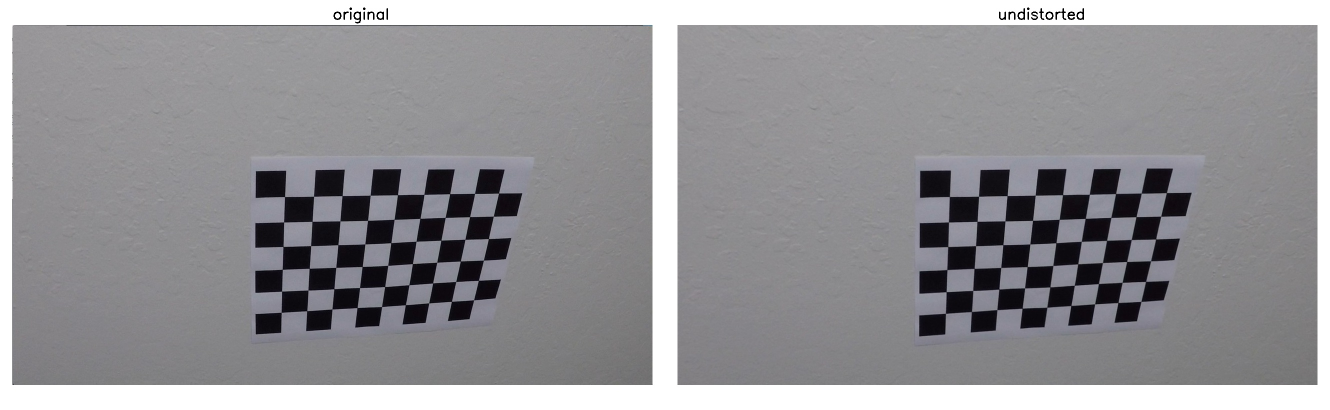
#> input picture output_images/CameraCalibration/Undistorted/calibration10_undistorted.jpg, 2660 x 820 px, given in place of test1.jpg, which was not available (shown at 1/2 size)
$ jupyter execute --allow-errors P2.ipynb   (shell and % lines are left out)   (older library calls are emulated)   (text cells are left out)
#> lines starting #> are read from the running program, lines starting #| are printed output that depends on the picture; after the words box and inside, x2 and y2 are one past the last pixel; in counts of white or black regions, pixels touching at a corner belong together; pictures that were not available may be replaced by others from this repository, and a replacement may not be noted
[cell 1]
import numpy as np
import cv2
import glob
import matplotlib.pyplot as plt
import os
import pickle
import matplotlib.image as mpimg
from moviepy.editor import VideoFileClip
from IPython.display import HTML


def store_img(img,dstfldr,filename,extra):
    if filename is '':
        return
    if dstfldr != '':
        dstfldr = "output_images" + '/' + dstfldr
    else:
        dstfldr = 'output_images'
    (head, tail) = os.path.split(filename)
    (root, ext) = os.path.splitext(tail)
    new_filename = os.path.join(dstfldr, root + extra + ".jpg")
    cv2.imwrite(new_filename, img)

def draw_region(img,lines, color=[0, 0, 255], thickness=2):
    for line in lines:
        for x1,y1,x2,y2 in line:
            cv2.line(img, (x1, y1), (x2, y2), color, thickness)

def weighted_img(img, initial_img, α=0.8, β=1., γ=0.):

    return cv2.addWeighted(initial_img, α, img, β, γ)

# from https://stackoverflow.com/questions/42420470/opencv-subplots-images-with-titles-and-space-around-borders
def cvSubplot(imgs,     # 2d np array of imgs (each img an np arrays of depth 1 or 3).
              pad=50,   # number of pixels to use for padding between images. must be even
              titles=None,  # (optional) np array of subplot titles
              ):
    '''
    Makes cv2 based subplots. Useful to plot image in actual pixel size
    '''
    rows = np.shape(imgs)[0]
    cols = np.shape(imgs)[1]

    subplot_shapes = np.array([list(map(np.shape, x)) for x in imgs])
    if(subplot_shapes.shape[2] == 3):
        sp_height, sp_width, depth = np.max(np.max(subplot_shapes, axis=0), axis=0)
    else:
        sp_height, sp_width = np.max(np.max(subplot_shapes, axis=0), axis=0)

    title_pad = 50
    if titles is not None:
        pad_top = pad + title_pad
    else:
        pad_top = pad

    if (subplot_shapes.shape[2] == 3):
        frame = np.ones((rows*(sp_height+pad_top), cols*(sp_width+pad), depth )) * 255
    else:
        frame = np.ones((rows*(sp_height+pad_top), cols*(sp_width+pad) )) * 255

    for r in range(rows):
        for c in range(cols):
            img = imgs[r, c]
            h = img.shape[0]
            w = img.shape[1]
            y0 = r * (sp_height+pad_top) + pad_top//2
            x0 = c * (sp_width+pad) + pad//2
            if (subplot_shapes.shape[2] == 3):
                frame[y0:y0+h, x0:x0+w, :] = img
            else:
                frame[y0:y0+h, x0:x0+w] = img

            if titles is not None:
                frame = cv2.putText(frame, titles[r, c], (x0 , y0-title_pad//4), cv2.FONT_HERSHEY_SIMPLEX, 1, (0,0,0),2)

    return frame

def undist(img, mtx, dist, filename = '',dstfldr = ''):

    img_size = (img.shape[1],img.shape[0])
    #print("image_size ",img_size)
    # Distortion Correction
    undist = cv2.undistort(img,mtx,dist,None,mtx)
    imgs = np.array([[img,undist]])
    ttls = np.array([['original','undistorted']])
    store_img(cvSubplot(imgs,titles=ttls),dstfldr,filename,"_undistorted")

    return undist

def unwarp(img, src, dst, filename = '',dstfldr=''):

    img_size = (img.shape[1],img.shape[0])

    M = cv2.getPerspectiveTransform(src, dst)
    Minv = cv2.getPerspectiveTransform(dst, src)
    warped = cv2.warpPerspective(img, M, img_size, flags=cv2.INTER_LINEAR)

    imgs = np.array([[img,warped]])
    ttls = np.array([['original','warped']])
    store_img(cvSubplot(imgs,titles=ttls),dstfldr,filename,"_warped")

    return warped, M, Minv

[cell 2]
nx = 9
ny = 6
camera_image_size = cv2.cvtColor(cv2.imread("test_images/test1.jpg"),cv2.COLOR_BGR2GRAY).shape
#> camera_image_size = (820, 2660)
#print(camera_image_size)

# prepare object points, like (0,0,0), (1,0,0), (2,0,0) ....,(6,5,0)
objp = np.zeros((nx*ny,3), np.float32)
objp[:,:2] = np.mgrid[0:nx,0:ny].T.reshape(-1,2)

# Arrays to store object points and image points from all the images.
objpoints = [] # 3d points in real world space
imgpoints = [] # 2d points in image plane.

# Make a list of calibration images
calib_images = glob.glob('camera_cal/calibration*.jpg')

# Step through the list and search for chessboard corners
for fname in calib_images:
    img = cv2.imread(fname)
#> img is the input picture: shape (820, 2660, 3); mean B, G, R 151.8, 148.7, 149.4
    gray = cv2.cvtColor(img,cv2.COLOR_BGR2GRAY)

    # Find the chessboard corners
    ret, corners = cv2.findChessboardCorners(gray, (nx,ny),None)
#> ret = True; corners = 54 rows, first 8: [570.3, 392.9], [627.7, 392.8], [684.2, 391.9], [740.9, 390.8], [795.5, 390], [848.5, 389.2], [899.4, 388.4], [949.9, 387.1]

    # If found, add object points, image points
    if ret == True:
        objpoints.append(objp)
        imgpoints.append(corners)

        # Draw and display the corners
        img_corners = cv2.drawChessboardCorners(img, (nx,ny), corners, ret)
        store_img(img_corners,"CameraCalibration/Corners",fname,"_corners")
points_pickle = {"objpoints":objpoints,"imgpoints":imgpoints}
with open('ObjImagePoints_pickle.pickle', 'wb') as f:
    pickle.dump(points_pickle, f)

[cell 3]
ret, mtx, dist, rvecs, tvecs = cv2.calibrateCamera(objpoints,imgpoints,(camera_image_size[1],camera_image_size[0]),None,None)
#> ret = 0.759; mtx = [[1634.4, 0, 1317.9], [0, 3666.8, 413.3], [0, 0, 1]]; dist = [[-0.511, 1.75, -0.0182, -0.106, -5.09]]; rvecs = ([1.08, -0.42, 0.231],); tvecs = ([-13.96, -0.07, 32.64],)

dist_pickle = {"camMtrx":mtx,"distCoe":dist}
#> dist_pickle = {'camMtrx': [[1634.4, 0, 1317.9], [0, 3666.8, 413.3], [0, 0, 1]], 'distCoe': [[-0.511, 1.75, -0.0182, -0.106, -5.09]]}
with open('CameraMatrix_DistrotionCoefficients.pickle', 'wb') as f:
    pickle.dump(dist_pickle, f)

for index,fname in enumerate(calib_images):
    undist_image = undist(cv2.imread(fname),mtx,dist,fname,"CameraCalibration/Undistorted")
#> in undist, `img_size = (img.shape[1],img.shape[0])`: img_size = (2660, 820)
#> in undist, `undist = cv2.undistort(img,mtx,dist,None,mtx)`:
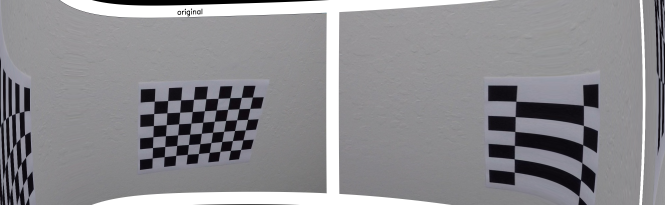
#> undist: shape (820, 2660, 3) (shown at 1/4 size); mean B, G, R 142, 138.2, 139
#> in cvSubplot, `subplot_shapes = np.array([list(map(np.shape, x)) for x in imgs])`: subplot_shapes = [[820, 2660, 3], [820, 2660, 3]]
#> in cvSubplot, `sp_height, sp_width, depth = np.max(np.max(subplot_shapes, axis=0), ax..`: sp_height = 820; sp_width = 2660; depth = 3
#> after the loop in cvSubplot, `for r in range(rows):`:
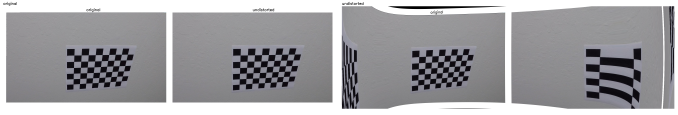
#> frame: shape (920, 5420, 3) float64 (shown at 1/8 size); mean of channels 0, 1, 2 160.3, 157.3, 158; drawn as B, G, R
    # Convert to gray-scale
    gray = cv2.cvtColor(undist_image, cv2.COLOR_BGR2GRAY)
    # Find the chessboard corners
    ret, corners = cv2.findChessboardCorners(gray, (nx, ny), None)
#> ret = True; corners = 54 rows, first 8: [619.4, 405.3], [673.1, 404.3], [725.5, 400.2], [774.5, 397.7], [826.3, 395.4], [873.1, 394.2], [919.6, 393.6], [967, 391.4]
    if (ret == True):
        cv2.drawChessboardCorners(undist_image, (nx, ny), corners, ret)
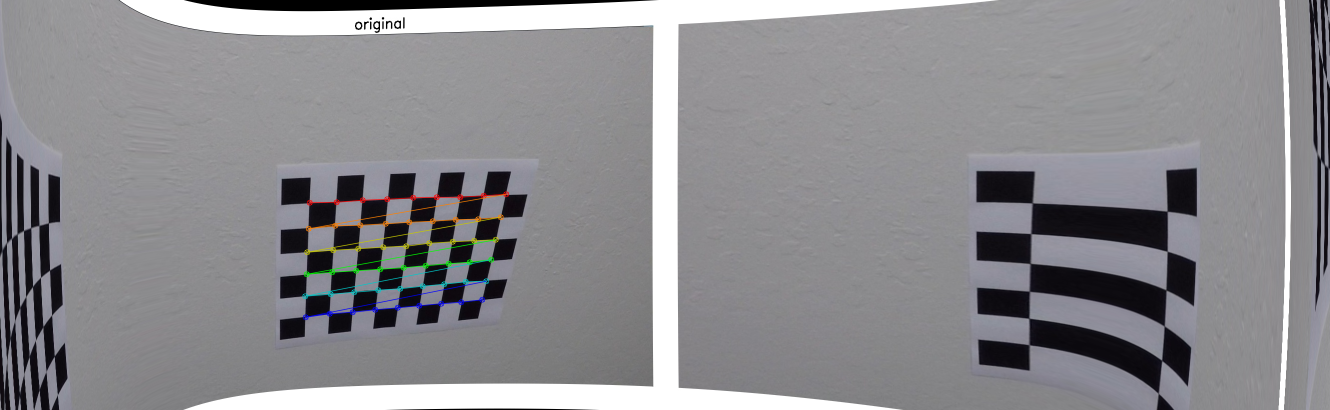
#> undist_image: shape (820, 2660, 3) (shown at 1/2 size); 0.75% of pixels changed, all inside (x1, y1, x2, y2) = (604, 382, 1019, 641)
        #print("CORNERS ",corners)
        src = np.float32([corners[0],corners[nx-1],corners[((ny-1)*nx)],corners[(nx*ny)-1]])
#> src = [[619.4, 405.3], [1012.1, 388.5], [611.3, 634.3], [963.6, 598.6]]
        #print("SRC",src)
        dst = np.float32([[100,100],[1200,100],[100,600],[1200,600]])
        warped_image,M,Minv = unwarp(undist_image,src,dst,fname,"CameraCalibration/Warped")
#> in unwarp, `M = cv2.getPerspectiveTransform(src, dst)`: M = [[1.81, 0.0279, -1059.5], [0.0401, 1.37, -505.8], [-0.000201, -0.000371, 1]]
#> in unwarp, `Minv = cv2.getPerspectiveTransform(dst, src)`: Minv = [[0.477, 0.148, 580.1], [0.025, 0.646, 353.4], [0.000105, 0.00027, 1]]
#> in unwarp, `warped = cv2.warpPerspective(img, M, img_size, flags=cv2.INTER_LINEAR)`:
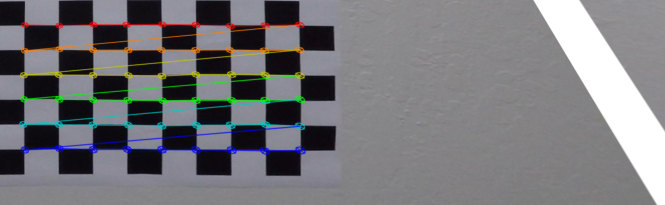
#> warped: shape (820, 2660, 3) (shown at 1/4 size); mean B, G, R 121.8, 118.1, 118.1
#> call 2 of cvSubplot, with imgs = array of shape (1, 2, 820, 2660, 3), pad = 50, titles = array of shape (1, 2)
#> after the loop in cvSubplot (call 2), `for r in range(rows):`:
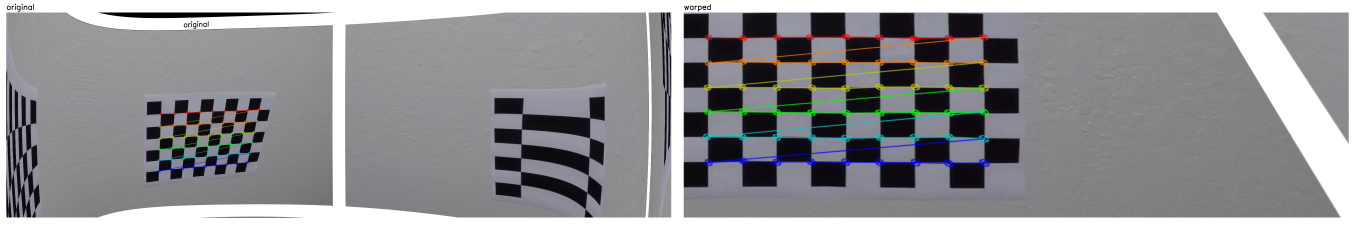
#> frame: shape (920, 5420, 3) float64 (shown at 1/4 size); mean of channels 0, 1, 2 147.2, 144.1, 144.3; drawn as B, G, R
#> (the rest of the program and of its run is left out)
